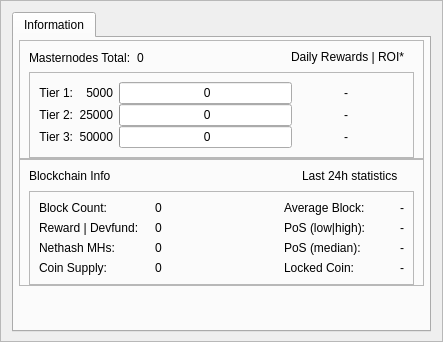
         <widget class="QFrame" name="frame_bottom_1">
          <property name="minimumSize">
           <size>
            <width>0</width>
            <height>320</height>
           </size>
          </property>
          <property name="frameShape">
           <enum>QFrame::StyledPanel</enum>
          </property>
          <property name="frameShadow">
           <enum>QFrame::Raised</enum>
          </property>
          <layout class="QVBoxLayout" name="verticalLayout_9">
           <property name="bottomMargin">
            <number>9</number>
           </property>
           <item>
            <layout class="QVBoxLayout" name="verticalLayout_7">
             <item>
              <widget class="QTabWidget" name="AdditionalFeatures">
               <property name="currentIndex">
                <number>0</number>
               </property>
               <property name="tabBarAutoHide">
                <bool>false</bool>
               </property>
               <widget class="QWidget" name="TabInformation">
                <property name="minimumSize">
                 <size>
                  <width>0</width>
                  <height>290</height>
                 </size>
                </property>
                <attribute name="title">
                 <string>Information</string>
                </attribute>
                <layout class="QVBoxLayout" name="verticalLayout_13">
                 <property name="spacing">
                  <number>5</number>
                 </property>
                 <property name="leftMargin">
                  <number>5</number>
                 </property>
                 <property name="topMargin">
                  <number>2</number>
                 </property>
                 <property name="rightMargin">
                  <number>5</number>
                 </property>
                 <property name="bottomMargin">
                  <number>2</number>
                 </property>
                 <item>
                  <layout class="QVBoxLayout" name="verticalLayout_11">
                   <property name="spacing">
                    <number>0</number>
                   </property>
                   <item>
                    <layout class="QVBoxLayout" name="verticalLayout_16"/>
                   </item>
                   <item>
                    <widget class="QFrame" name="frameMnInfo">
                     <property name="frameShape">
                      <enum>QFrame::StyledPanel</enum>
                     </property>
                     <property name="frameShadow">
                      <enum>QFrame::Raised</enum>
                     </property>
                     <layout class="QVBoxLayout" name="verticalLayout_17">
                      <property name="bottomMargin">
                       <number>0</number>
                      </property>
                      <item>
                       <layout class="QHBoxLayout" name="horizontalLayout_9">
                        <item>
                         <widget class="QLabel" name="labelMnTotal">
                          <property name="minimumSize">
                           <size>
                            <width>0</width>
                            <height>0</height>
                           </size>
                          </property>
                          <property name="maximumSize">
                           <size>
                            <width>16777215</width>
                            <height>16777215</height>
                           </size>
                          </property>
                          <property name="text">
                           <string>Masternodes Total:</string>
                          </property>
                         </widget>
                        </item>
                        <item>
                         <widget class="QLabel" name="labelMnTotal_Value">
                          <property name="text">
                           <string>0</string>
                          </property>
                         </widget>
                        </item>
                        <item>
                         <spacer name="horizontalSpacer_7">
                          <property name="orientation">
                           <enum>Qt::Horizontal</enum>
                          </property>
                          <property name="sizeHint" stdset="0">
                           <size>
                            <width>40</width>
                            <height>16</height>
                           </size>
                          </property>
                         </spacer>
                        </item>
                        <item>
                         <widget class="QLabel" name="labelROI">
                          <property name="minimumSize">
                           <size>
                            <width>0</width>
                            <height>0</height>
                           </size>
                          </property>
                          <property name="maximumSize">
                           <size>
                            <width>16777215</width>
                            <height>16777215</height>
                           </size>
                          </property>
                          <property name="text">
                           <string>Daily Rewards | ROI*   </string>
                          </property>
                          <property name="alignment">
                           <set>Qt::AlignRight</set>
                          </property>
                         </widget>
                        </item>
                       </layout>
                      </item>
                      <item>
                       <widget class="QFrame" name="frameMnInfoLevels">
                        <property name="frameShape">
                         <enum>QFrame::StyledPanel</enum>
                        </property>
                        <property name="frameShadow">
                         <enum>QFrame::Raised</enum>
                        </property>
                        <layout class="QGridLayout" name="gridLayout_2">
                         <property name="verticalSpacing">
                          <number>0</number>
                         </property>
                         <item row="0" column="2">
                          <widget class="QProgressBar" name="graphMN1">
                           <property name="minimumSize">
                            <size>
                             <width>0</width>
                             <height>18</height>
                            </size>
                           </property>
                           <property name="maximumSize">
                            <size>
                             <width>16777215</width>
                             <height>16777215</height>
                            </size>
                           </property>
                           <property name="value">
                            <number>0</number>
                           </property>
                           <property name="format">
                            <string> %v</string>
                           </property>
                          </widget>
                         </item>
                         <item row="1" column="2">
                          <widget class="QProgressBar" name="graphMN2">
                           <property name="minimumSize">
                            <size>
                             <width>0</width>
                             <height>18</height>
                            </size>
                           </property>
                           <property name="maximumSize">
                            <size>
                             <width>16777215</width>
                             <height>16777215</height>
                            </size>
                           </property>
                           <property name="value">
                            <number>0</number>
                           </property>
                           <property name="format">
                            <string> %v</string>
                           </property>
                          </widget>
                         </item>
                         <item row="3" column="2">
                          <widget class="QProgressBar" name="graphMN3">
                           <property name="minimumSize">
                            <size>
                             <width>0</width>
                             <height>18</height>
                            </size>
                           </property>
                           <property name="maximumSize">
                            <size>
                             <width>16777215</width>
                             <height>16777215</height>
                            </size>
                           </property>
                           <property name="value">
                            <number>0</number>
                           </property>
                           <property name="format">
                            <string> %v</string>
                           </property>
                          </widget>
                         </item>
                         <item row="0" column="3">
                          <widget class="QLabel" name="roi_11">
                           <property name="minimumSize">
                            <size>
                             <width>50</width>
                             <height>0</height>
                            </size>
                           </property>
                           <property name="maximumSize">
                            <size>
                             <width>16777215</width>
                             <height>16777215</height>
                            </size>
                           </property>
                           <property name="text">
                            <string>-</string>
                           </property>
                           <property name="alignment">
                            <set>Qt::AlignRight|Qt::AlignTrailing|Qt::AlignVCenter</set>
                           </property>
                          </widget>
                         </item>
                         <item row="0" column="4">
                          <widget class="QLabel" name="roi_12">
                           <property name="minimumSize">
                            <size>
                             <width>50</width>
                             <height>0</height>
                            </size>
                           </property>
                           <property name="maximumSize">
                            <size>
                             <width>16777215</width>
                             <height>16777215</height>
                            </size>
                           </property>
                           <property name="text">
                            <string/>
                           </property>
                           <property name="alignment">
                            <set>Qt::AlignLeading|Qt::AlignLeft|Qt::AlignVCenter</set>
                           </property>
                          </widget>
                         </item>
                         <item row="1" column="3">
                          <widget class="QLabel" name="roi_21">
                           <property name="minimumSize">
                            <size>
                             <width>50</width>
                             <height>0</height>
                            </size>
                           </property>
                           <property name="maximumSize">
                            <size>
                             <width>16777215</width>
                             <height>16777215</height>
                            </size>
                           </property>
                           <property name="text">
                            <string>-</string>
                           </property>
                           <property name="alignment">
                            <set>Qt::AlignRight|Qt::AlignTrailing|Qt::AlignVCenter</set>
                           </property>
                          </widget>
                         </item>
                         <item row="1" column="4">
                          <widget class="QLabel" name="roi_22">
                           <property name="minimumSize">
                            <size>
                             <width>50</width>
                             <height>0</height>
                            </size>
                           </property>
                           <property name="maximumSize">
                            <size>
                             <width>16777215</width>
                             <height>16777215</height>
                            </size>
                           </property>
                           <property name="text">
                            <string/>
                           </property>
                           <property name="alignment">
                            <set>Qt::AlignLeading|Qt::AlignLeft|Qt::AlignVCenter</set>
                           </property>
                          </widget>
                         </item>
                         <item row="3" column="3">
                          <widget class="QLabel" name="roi_31">
                           <property name="minimumSize">
                            <size>
                             <width>50</width>
                             <height>0</height>
                            </size>
                           </property>
                           <property name="maximumSize">
                            <size>
                             <width>16777215</width>
                             <height>16777215</height>
                            </size>
                           </property>
                           <property name="text">
                            <string>-</string>
                           </property>
                           <property name="alignment">
                            <set>Qt::AlignRight|Qt::AlignTrailing|Qt::AlignVCenter</set>
                           </property>
                          </widget>
                         </item>
                         <item row="3" column="4">
                          <widget class="QLabel" name="roi_32">
                           <property name="minimumSize">
                            <size>
                             <width>50</width>
                             <height>0</height>
                            </size>
                           </property>
                           <property name="maximumSize">
                            <size>
                             <width>16777215</width>
                             <height>16777215</height>
                            </size>
                           </property>
                           <property name="text">
                            <string/>
                           </property>
                           <property name="alignment">
                            <set>Qt::AlignLeading|Qt::AlignLeft|Qt::AlignVCenter</set>
                           </property>
                          </widget>
                         </item>
                         <item row="0" column="0">
                          <widget class="QLabel" name="label">
                           <property name="minimumSize">
                            <size>
                             <width>0</width>
                             <height>0</height>
                            </size>
                           </property>
                           <property name="maximumSize">
                            <size>
                             <width>16777215</width>
                             <height>16777215</height>
                            </size>
                           </property>
                           <property name="text">
                            <string>Tier 1:</string>
                           </property>
                           <property name="alignment">
                            <set>Qt::AlignRight|Qt::AlignTrailing|Qt::AlignVCenter</set>
                           </property>
                          </widget>
                         </item>
                         <item row="1" column="0">
                          <widget class="QLabel" name="label_2">
                           <property name="minimumSize">
                            <size>
                             <width>0</width>
                             <height>0</height>
                            </size>
                           </property>
                           <property name="maximumSize">
                            <size>
                             <width>16777215</width>
                             <height>16777215</height>
                            </size>
                           </property>
                           <property name="text">
                            <string>Tier 2:</string>
                           </property>
                           <property name="alignment">
                            <set>Qt::AlignRight|Qt::AlignTrailing|Qt::AlignVCenter</set>
                           </property>
                          </widget>
                         </item>
                         <item row="3" column="0">
                          <widget class="QLabel" name="label_3">
                           <property name="minimumSize">
                            <size>
                             <width>0</width>
                             <height>0</height>
                            </size>
                           </property>
                           <property name="maximumSize">
                            <size>
                             <width>16777215</width>
                             <height>16777215</height>
                            </size>
                           </property>
                           <property name="text">
                            <string>Tier 3:</string>
                           </property>
                           <property name="alignment">
                            <set>Qt::AlignRight|Qt::AlignTrailing|Qt::AlignVCenter</set>
                           </property>
                          </widget>
                         </item>
                         <item row="0" column="1">
                          <widget class="QLabel" name="label_lcolat">
                           <property name="text">
                            <string>5000</string>
                           </property>
                           <property name="alignment">
                            <set>Qt::AlignRight|Qt::AlignTrailing|Qt::AlignVCenter</set>
                           </property>
                          </widget>
                         </item>
                         <item row="1" column="1">
                          <widget class="QLabel" name="label_mcolat">
                           <property name="text">
                            <string>25000</string>
                           </property>
                           <property name="alignment">
                            <set>Qt::AlignRight|Qt::AlignTrailing|Qt::AlignVCenter</set>
                           </property>
                          </widget>
                         </item>
                         <item row="3" column="1">
                          <widget class="QLabel" name="label_fcolat">
                           <property name="text">
                            <string>50000</string>
                           </property>
                           <property name="alignment">
                            <set>Qt::AlignRight|Qt::AlignTrailing|Qt::AlignVCenter</set>
                           </property>
                          </widget>
                         </item>
                        </layout>
                       </widget>
                      </item>
                     </layout>
                    </widget>
                   </item>
                   <item>
                    <widget class="QFrame" name="frameBlockchainInfo">
                     <property name="frameShape">
                      <enum>QFrame::StyledPanel</enum>
                     </property>
                     <property name="frameShadow">
                      <enum>QFrame::Raised</enum>
                     </property>
                     <layout class="QVBoxLayout" name="verticalLayout_18">
                      <property name="bottomMargin">
                       <number>0</number>
                      </property>
                      <item>
                       <layout class="QHBoxLayout">
                        <item>
                         <widget class="QLabel" name="label_blockchaininfo">
                          <property name="text">
                           <string>Blockchain Info</string>
                          </property>
                          <property name="alignment">
                           <set>Qt::AlignLeading</set>
                          </property>
                         </widget>
                        </item>
                        <item>
                         <spacer name="horizontalSpacer_6">
                          <property name="orientation">
                           <enum>Qt::Horizontal</enum>
                          </property>
                          <property name="sizeType">
                           <enum>QSizePolicy::Expanding</enum>
                          </property>
                          <property name="sizeHint" stdset="0">
                           <size>
                            <width>40</width>
                            <height>16</height>
                           </size>
                          </property>
                         </spacer>
                        </item>
                        <item>
                         <widget class="QLabel" name="label_24hblockchaininfo">
                          <property name="text">
                           <string>Last 24h statistics     </string>
                          </property>
                          <property name="alignment">
                           <set>Qt::AlignRight</set>
                          </property>
                         </widget>
                        </item>
                       </layout>
                      </item>
                      <item>
                       <widget class="QFrame" name="frameBlockchainInfoData">
                        <property name="frameShape">
                         <enum>QFrame::StyledPanel</enum>
                        </property>
                        <property name="frameShadow">
                         <enum>QFrame::Raised</enum>
                        </property>
                        <layout class="QGridLayout" name="gridLayout_3">
                         <item row="0" column="0">
                          <widget class="QLabel" name="label_CurrentBlock">
                           <property name="minimumSize">
                            <size>
                             <width>110</width>
                             <height>0</height>
                            </size>
                           </property>
                           <property name="maximumSize">
                            <size>
                             <width>130</width>
                             <height>16777215</height>
                            </size>
                           </property>
                           <property name="text">
                            <string>Block Count:</string>
                           </property>
                           <property name="alignment">
                            <set>Qt::AlignVCenter</set>
                           </property>
                          </widget>
                         </item>
                         <item row="0" column="1">
                          <widget class="QLabel" name="label_CurrentBlock_value">
                           <property name="minimumSize">
                            <size>
                             <width>110</width>
                             <height>0</height>
                            </size>
                           </property>
                           <property name="maximumSize">
                            <size>
                             <width>130</width>
                             <height>16777215</height>
                            </size>
                           </property>
                           <property name="text">
                            <string>0</string>
                           </property>
                           <property name="alignment">
                            <set>Qt::AlignVCenter</set>
                           </property>
                          </widget>
                         </item>
                         <item row="0" column="2">
                          <widget class="QLabel" name="label_spacer">
                           <property name="minimumSize">
                            <size>
                             <width>0</width>
                             <height>0</height>
                            </size>
                           </property>
                           <property name="maximumSize">
                            <size>
                             <width>16777215</width>
                             <height>16777215</height>
                            </size>
                           </property>
                           <property name="text">
                            <string/>
                           </property>
                          </widget>
                         </item>
                         <item row="0" column="3">
                          <widget class="QLabel" name="label_24hBlock">
                           <property name="minimumSize">
                            <size>
                             <width>110</width>
                             <height>0</height>
                            </size>
                           </property>
                           <property name="maximumSize">
                            <size>
                             <width>130</width>
                             <height>16777215</height>
                            </size>
                           </property>
                           <property name="text">
                            <string>Average Block:</string>
                           </property>
                           <property name="alignment">
                            <set>Qt::AlignVCenter</set>
                           </property>
                          </widget>
                         </item>
                         <item row="0" column="4">
                          <widget class="QLabel" name="label_24hBlock_value">
                           <property name="minimumSize">
                            <size>
                             <width>0</width>
                             <height>0</height>
                            </size>
                           </property>
                           <property name="maximumSize">
                            <size>
                             <width>100</width>
                             <height>16777215</height>
                            </size>
                           </property>
                           <property name="text">
                            <string>-</string>
                           </property>
                           <property name="alignment">
                            <set>Qt::AlignVCenter</set>
                           </property>
                          </widget>
                         </item>
                         <item row="1" column="0">
                          <widget class="QLabel" name="label_CurrentBlockReward">
                           <property name="text">
                            <string>Reward | Devfund:</string>
                           </property>
                           <property name="alignment">
                            <set>Qt::AlignVCenter</set>
                           </property>
                          </widget>
                         </item>
                         <item row="1" column="1">
                          <widget class="QLabel" name="label_CurrentBlockReward_value">
                           <property name="text">
                            <string>0</string>
                           </property>
                           <property name="alignment">
                            <set>Qt::AlignVCenter</set>
                           </property>
                          </widget>
                         </item>
                         <item row="1" column="3">
                          <widget class="QLabel" name="label_24hPoS">
                           <property name="toolTip">
                            <string>Average value of 100 max/min inputs in the last 24 hours</string>
                           </property>
                           <property name="text">
                            <string>PoS (low|high):</string>
                           </property>
                           <property name="alignment">
                            <set>Qt::AlignVCenter</set>
                           </property>
                          </widget>
                         </item>
                         <item row="1" column="4">
                          <widget class="QLabel" name="label_24hPoS_value">
                           <property name="text">
                            <string>-</string>
                           </property>
                           <property name="alignment">
                            <set>Qt::AlignVCenter</set>
                           </property>
                          </widget>
                         </item>
                         <item row="2" column="0">
                          <widget class="QLabel" name="label_Nethash">
                           <property name="text">
                            <string>Nethash MHs:</string>
                           </property>
                           <property name="alignment">
                            <set>Qt::AlignVCenter</set>
                           </property>
                          </widget>
                         </item>
                         <item row="2" column="1">
                          <widget class="QLabel" name="label_Nethash_value">
                           <property name="text">
                            <string>0</string>
                           </property>
                           <property name="alignment">
                            <set>Qt::AlignVCenter</set>
                           </property>
                          </widget>
                         </item>
                         <item row="2" column="3">
                          <widget class="QLabel" name="label_24hPoSMedian">
                           <property name="toolTip">
                            <string>Median value of all PoS inputs in the last 24 hours</string>
                           </property>
                           <property name="text">
                            <string>PoS (median):</string>
                           </property>
                           <property name="alignment">
                            <set>Qt::AlignVCenter</set>
                           </property>
                          </widget>
                         </item>
                         <item row="2" column="4">
                          <widget class="QLabel" name="label_24hPoSMedian_value">
                           <property name="text">
                            <string>-</string>
                           </property>
                           <property name="alignment">
                            <set>Qt::AlignVCenter</set>
                           </property>
                          </widget>
                         </item>
                         <item row="3" column="0">
                          <widget class="QLabel" name="label_Supply">
                           <property name="text">
                            <string>Coin Supply:</string>
                           </property>
                           <property name="alignment">
                            <set>Qt::AlignVCenter</set>
                           </property>
                          </widget>
                         </item>
                         <item row="3" column="1">
                          <widget class="QLabel" name="label_Supply_value">
                           <property name="text">
                            <string>0</string>
                           </property>
                           <property name="alignment">
                            <set>Qt::AlignVCenter</set>
                           </property>
                          </widget>
                         </item>
                         <item row="3" column="3">
                          <widget class="QLabel" name="label_LockedCoin">
                           <property name="text">
                            <string>Locked Coin:</string>
                           </property>
                           <property name="alignment">
                            <set>Qt::AlignVCenter</set>
                           </property>
                          </widget>
                         </item>
                         <item row="3" column="4">
                          <widget class="QLabel" name="label_LockedCoin_value">
                           <property name="text">
                            <string>-</string>
                           </property>
                           <property name="alignment">
                            <set>Qt::AlignVCenter</set>
                           </property>
                          </widget>
                         </item>
                        </layout>
                       </widget>
                      </item>
                     </layout>
                    </widget>
                   </item>
                   <item>
                    <spacer name="verticalSpacer_2">
                     <property name="orientation">
                      <enum>Qt::Vertical</enum>
                     </property>
                     <property name="sizeHint" stdset="0">
                      <size>
                       <width>20</width>
                       <height>10</height>
                      </size>
                     </property>
                    </spacer>
                   </item>
                  </layout>
                 </item>
                </layout>
               </widget>
              </widget>
             </item>
            </layout>
           </item>
          </layout>
         </widget>
